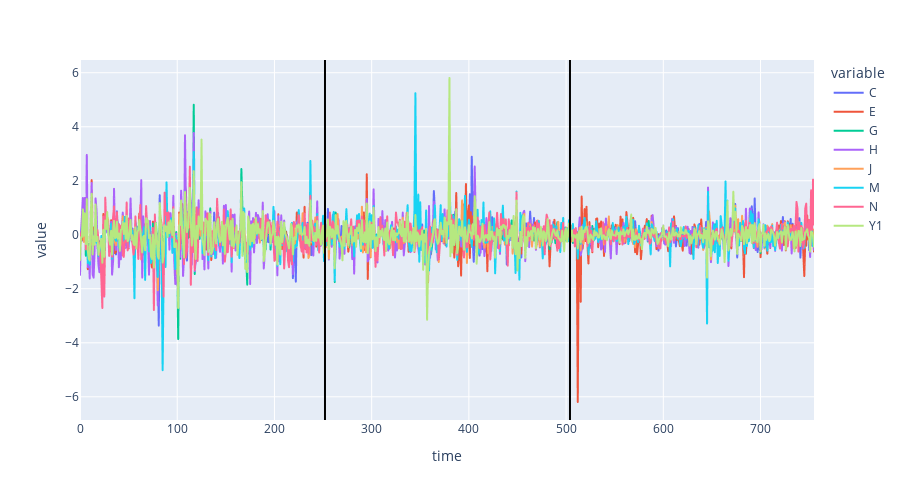
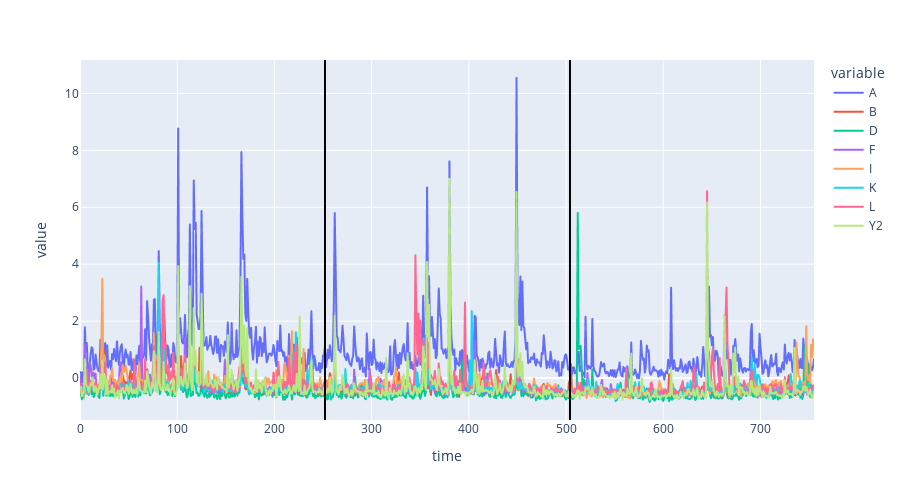

Notebook cell for these charts, in order:
### Markdown cell above
Now see the first 756 data. If the time indicates (working) days, then we may find (yearly) seasonality in the first 3 years of data (?). HOPEFULLY, WELL IDK?! HAHAHA 😭

### Code cell
fig = px.line(train_data[:756], x="time", y=set1, height=500)
fig.add_vline(x=252, line_color="black")
fig.add_vline(x=504, line_color="black")
fig.show()
fig.show("png", width=1800, height=500)

fig = px.line(train_data[:756], x="time", y=set2, height=500)
fig.add_vline(x=252, line_color="black")
fig.add_vline(x=504, line_color="black")
fig.show()
fig.show("png", width=1800, height=500)

### Figure 1 — Plotly figure (JSON) as saved in the notebook; plotly's stock layout.template omitted (floating-point values rounded to 4 significant figures; data arrays with more than 128 entries replaced by an {"elided": "..."} marker saying what was removed)
{"data": [{"hovertemplate": "variable=C<br>time=%{x}<br>value=%{y}<extra></extra>", "legendgroup": "C", "line": {"color": "#636efa", "dash": "solid"}, "marker": {"symbol": "circle"}, "mode": "lines", "name": "C", "showlegend": true, "type": "scattergl", "x": {"elided": "756 int values"}, "xaxis": "x", "y": {"elided": "756 float values"}, "yaxis": "y"}, {"hovertemplate": "variable=E<br>time=%{x}<br>value=%{y}<extra></extra>", "legendgroup": "E", "line": {"color": "#EF553B", "dash": "solid"}, "marker": {"symbol": "circle"}, "mode": "lines", "name": "E", "showlegend": true, "type": "scattergl", "x": {"elided": "756 int values"}, "xaxis": "x", "y": {"elided": "756 float values"}, "yaxis": "y"}, {"hovertemplate": "variable=G<br>time=%{x}<br>value=%{y}<extra></extra>", "legendgroup": "G", "line": {"color": "#00cc96", "dash": "solid"}, "marker": {"symbol": "circle"}, "mode": "lines", "name": "G", "showlegend": true, "type": "scattergl", "x": {"elided": "756 int values"}, "xaxis": "x", "y": {"elided": "756 float values"}, "yaxis": "y"}, {"hovertemplate": "variable=H<br>time=%{x}<br>value=%{y}<extra></extra>", "legendgroup": "H", "line": {"color": "#ab63fa", "dash": "solid"}, "marker": {"symbol": "circle"}, "mode": "lines", "name": "H", "showlegend": true, "type": "scattergl", "x": {"elided": "756 int values"}, "xaxis": "x", "y": {"elided": "756 float values"}, "yaxis": "y"}, {"hovertemplate": "variable=J<br>time=%{x}<br>value=%{y}<extra></extra>", "legendgroup": "J", "line": {"color": "#FFA15A", "dash": "solid"}, "marker": {"symbol": "circle"}, "mode": "lines", "name": "J", "showlegend": true, "type": "scattergl", "x": {"elided": "756 int values"}, "xaxis": "x", "y": {"elided": "756 float values"}, "yaxis": "y"}, {"hovertemplate": "variable=M<br>time=%{x}<br>value=%{y}<extra></extra>", "legendgroup": "M", "line": {"color": "#19d3f3", "dash": "solid"}, "marker": {"symbol": "circle"}, "mode": "lines", "name": "M", "showlegend": true, "type": "scattergl", "x": {"elided": "756 int values"}, "xaxis": "x", "y": {"elided": "756 float values"}, "yaxis": "y"}, {"hovertemplate": "variable=N<br>time=%{x}<br>value=%{y}<extra></extra>", "legendgroup": "N", "line": {"color": "#FF6692", "dash": "solid"}, "marker": {"symbol": "circle"}, "mode": "lines", "name": "N", "showlegend": true, "type": "scattergl", "x": {"elided": "756 int values"}, "xaxis": "x", "y": {"elided": "756 float values"}, "yaxis": "y"}, {"hovertemplate": "variable=Y1<br>time=%{x}<br>value=%{y}<extra></extra>", "legendgroup": "Y1", "line": {"color": "#B6E880", "dash": "solid"}, "marker": {"symbol": "circle"}, "mode": "lines", "name": "Y1", "showlegend": true, "type": "scattergl", "x": {"elided": "756 int values"}, "xaxis": "x", "y": {"elided": "756 float values"}, "yaxis": "y"}], "layout": {"height": 500, "legend": {"title": {"text": "variable"}, "tracegroupgap": 0}, "margin": {"t": 60}, "shapes": [{"line": {"color": "black"}, "type": "line", "x0": 252, "x1": 252, "xref": "x", "y0": 0, "y1": 1, "yref": "y domain"}, {"line": {"color": "black"}, "type": "line", "x0": 504, "x1": 504, "xref": "x", "y0": 0, "y1": 1, "yref": "y domain"}], "xaxis": {"anchor": "y", "domain": [0, 1], "title": {"text": "time"}}, "yaxis": {"anchor": "x", "domain": [0, 1], "title": {"text": "value"}}}}

### Figure 2 — Plotly figure (JSON) as saved in the notebook; plotly's stock layout.template omitted (floating-point values rounded to 4 significant figures; data arrays with more than 128 entries replaced by an {"elided": "..."} marker saying what was removed)
{"data": [{"hovertemplate": "variable=A<br>time=%{x}<br>value=%{y}<extra></extra>", "legendgroup": "A", "line": {"color": "#636efa", "dash": "solid"}, "marker": {"symbol": "circle"}, "mode": "lines", "name": "A", "showlegend": true, "type": "scattergl", "x": {"elided": "756 int values"}, "xaxis": "x", "y": {"elided": "756 float values"}, "yaxis": "y"}, {"hovertemplate": "variable=B<br>time=%{x}<br>value=%{y}<extra></extra>", "legendgroup": "B", "line": {"color": "#EF553B", "dash": "solid"}, "marker": {"symbol": "circle"}, "mode": "lines", "name": "B", "showlegend": true, "type": "scattergl", "x": {"elided": "756 int values"}, "xaxis": "x", "y": {"elided": "756 float values"}, "yaxis": "y"}, {"hovertemplate": "variable=D<br>time=%{x}<br>value=%{y}<extra></extra>", "legendgroup": "D", "line": {"color": "#00cc96", "dash": "solid"}, "marker": {"symbol": "circle"}, "mode": "lines", "name": "D", "showlegend": true, "type": "scattergl", "x": {"elided": "756 int values"}, "xaxis": "x", "y": {"elided": "756 float values"}, "yaxis": "y"}, {"hovertemplate": "variable=F<br>time=%{x}<br>value=%{y}<extra></extra>", "legendgroup": "F", "line": {"color": "#ab63fa", "dash": "solid"}, "marker": {"symbol": "circle"}, "mode": "lines", "name": "F", "showlegend": true, "type": "scattergl", "x": {"elided": "756 int values"}, "xaxis": "x", "y": {"elided": "756 float values"}, "yaxis": "y"}, {"hovertemplate": "variable=I<br>time=%{x}<br>value=%{y}<extra></extra>", "legendgroup": "I", "line": {"color": "#FFA15A", "dash": "solid"}, "marker": {"symbol": "circle"}, "mode": "lines", "name": "I", "showlegend": true, "type": "scattergl", "x": {"elided": "756 int values"}, "xaxis": "x", "y": {"elided": "756 float values"}, "yaxis": "y"}, {"hovertemplate": "variable=K<br>time=%{x}<br>value=%{y}<extra></extra>", "legendgroup": "K", "line": {"color": "#19d3f3", "dash": "solid"}, "marker": {"symbol": "circle"}, "mode": "lines", "name": "K", "showlegend": true, "type": "scattergl", "x": {"elided": "756 int values"}, "xaxis": "x", "y": {"elided": "756 float values"}, "yaxis": "y"}, {"hovertemplate": "variable=L<br>time=%{x}<br>value=%{y}<extra></extra>", "legendgroup": "L", "line": {"color": "#FF6692", "dash": "solid"}, "marker": {"symbol": "circle"}, "mode": "lines", "name": "L", "showlegend": true, "type": "scattergl", "x": {"elided": "756 int values"}, "xaxis": "x", "y": {"elided": "756 float values"}, "yaxis": "y"}, {"hovertemplate": "variable=Y2<br>time=%{x}<br>value=%{y}<extra></extra>", "legendgroup": "Y2", "line": {"color": "#B6E880", "dash": "solid"}, "marker": {"symbol": "circle"}, "mode": "lines", "name": "Y2", "showlegend": true, "type": "scattergl", "x": {"elided": "756 int values"}, "xaxis": "x", "y": {"elided": "756 float values"}, "yaxis": "y"}], "layout": {"height": 500, "legend": {"title": {"text": "variable"}, "tracegroupgap": 0}, "margin": {"t": 60}, "shapes": [{"line": {"color": "black"}, "type": "line", "x0": 252, "x1": 252, "xref": "x", "y0": 0, "y1": 1, "yref": "y domain"}, {"line": {"color": "black"}, "type": "line", "x0": 504, "x1": 504, "xref": "x", "y0": 0, "y1": 1, "yref": "y domain"}], "xaxis": {"anchor": "y", "domain": [0, 1], "title": {"text": "time"}}, "yaxis": {"anchor": "x", "domain": [0, 1], "title": {"text": "value"}}}}
